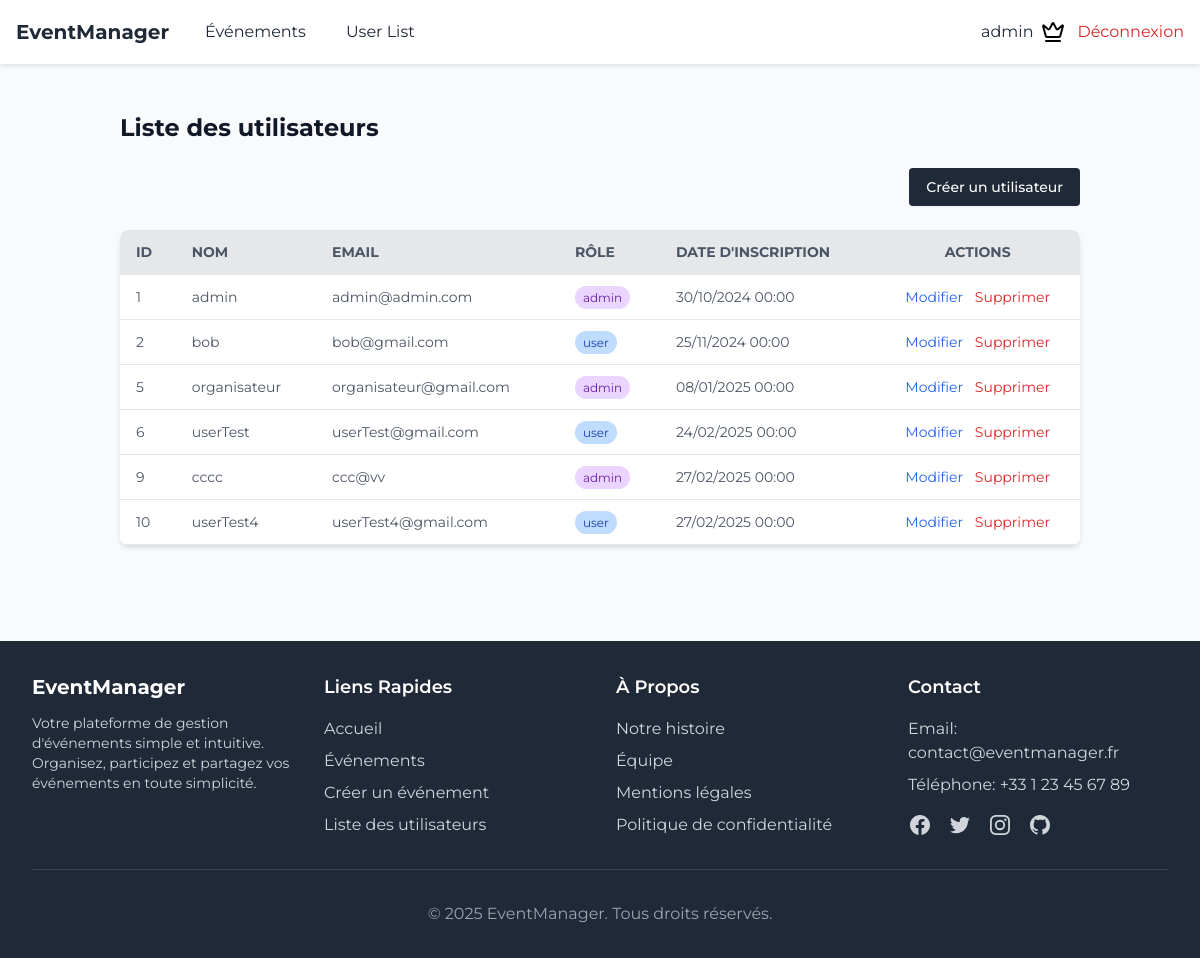
Page /?view=userList (signed in) on the committed database.
### tables this page shows
CREATE TABLE `user` (
  `id_utilisateur` int NOT NULL,
  `nom` varchar(50) NOT NULL,
  `prenom` varchar(50) NOT NULL,
  `email` varchar(50) NOT NULL,
  `mot_de_passe` varchar(250) NOT NULL,
  `date_inscription` date NOT NULL,
  `role` enum('user','admin') NOT NULL DEFAULT 'user'
);

### src/controllers/AdminController.php (called while the page is built, shortened)
<?php
class AdminController {
    public function isAdmin() {
        return isset($_SESSION['user']) && $_SESSION['user']['role'] === 'admin';
    }
}
?>

### back/db.php (called while the page is built, shortened)
<?php
$config = require dirname(__FILE__) . '/config.php';
$host = $config['db']['host'];
$db = $config['db']['dbname'];
$user = $config['db']['user'];
$pass = $config['db']['password'];
try {
    $pdo = new PDO("mysql:host=$host;dbname=$db;charset=utf8", $user, $pass);
    $pdo->setAttribute(PDO::ATTR_ERRMODE, PDO::ERRMODE_EXCEPTION);
    $stm = $pdo->prepare('SELECT * FROM user');
    $stm->execute();
    $users = $stm->fetchAll(PDO::FETCH_ASSOC);
    return $pdo;
} catch (PDOException $e) {
    error_log("Erreur de connexion à la base de données: " . $e->getMessage());
    echo "Une erreur est survenue. Veuillez réessayer plus tard.";
    die();
}

### src/views/admin/userList.php (the view)
<div class="container mx-auto py-12 px-4 sm:px-6 lg:px-8">
    <h1 class="text-2xl font-bold text-gray-900 mb-6">Liste des utilisateurs</h1>
    <div class="flex justify-end mb-6">
        <button class="justify-center border border-transparent inline shadow-sm text-sm font-medium text-white bg-gray-800 hover:bg-gray-900 transition duration-300 focus:outline-none focus:ring-2 focus:ring-offset-2 px-4 py-2 rounded">
            <a href="?view=createUser">
                Créer un utilisateur
            </a>
        </button>
    </div>
    <div class="overflow-x-auto rounded-lg shadow-md mb-12">
        <table class="min-w-full bg-white rounded-lg overflow-hidden">
            <thead>
                <tr class="bg-gray-200 text-gray-600 uppercase text-sm leading-normal">
                    <th class="py-3 px-4 text-left">ID</th>
                    <th class="py-3 px-4 text-left">Nom</th>
                    <th class="py-3 px-4 text-left">Email</th>
                    <th class="py-3 px-4 text-left">Rôle</th>
                    <th class="py-3 px-4 text-left">Date d'inscription</th>
                    <th class="py-3 px-4 text-center">Actions</th>
                </tr>
            </thead>
            <tbody class="text-gray-600 text-sm">
                <?php foreach ($users as $user): ?>
                    <tr class="border-b border-gray-200 hover:bg-gray-100">
                        <td class="py-3 px-4 text-left"><?= htmlspecialchars($user['id_utilisateur'] ?? '') ?></td>
                        <td class="py-3 px-4 text-left"><?= htmlspecialchars($user['nom'] ?? '') ?></td>
                        <td class="py-3 px-4 text-left"><?= htmlspecialchars($user['email'] ?? '') ?></td>
                        <td class="py-3 px-4 text-left">
                            <span class="<?= $user['role'] === 'admin' ? 'bg-purple-200 text-purple-800' : 'bg-blue-200 text-blue-800' ?> py-1 px-2 rounded-full text-xs">
                                <?= htmlspecialchars($user['role'] ?? '') ?>
                            </span>
                        </td>
                        <td class="py-3 px-4 text-left"><?= htmlspecialchars((new DateTime($user['date_inscription']))->format('d/m/Y H:i')) ?></td>
                        <td class="py-3 px-4 text-center space-x-2">
                            <a href="?view=updateUser&id=<?= htmlspecialchars($user['id_utilisateur'] ?? '') ?>" class="text-blue-600 hover:underline">Modifier</a>
                            <a href="?view=deleteUser&id=<?= htmlspecialchars($user['id_utilisateur'] ?? '') ?>" class="text-red-600 hover:underline" onclick="return confirm('Confirmer la suppression ?');">Supprimer</a>
                        </td>
                    </tr>
                <?php endforeach; ?>
            </tbody>
        </table>
    </div>
</div>

### index.php (shortened to what this page needs)
<?php
$pdo = require_once 'back/db.php';
require_once 'src/controllers/AdminController.php';
$adminController = new AdminController($pdo);
$view = $_GET['view'] ?? 'home';
$skipHeaderFooter = ($view === 'login' || $view === 'register');
$isHomePage = ($view === 'home');
if (!$skipHeaderFooter) {
    require_once 'src/layout/header.php';
}
?>
<main class="<?php
    if ($skipHeaderFooter) {
        echo 'h-screen';
    } elseif ($isHomePage) {
        echo 'flex-1';
    } else {
        echo 'flex-1 pt-16';
    }
?>">
    <?php require_once 'src/router/router.php'; ?>
</main>
<?php
if (!$skipHeaderFooter) {
    require_once 'src/layout/footer.php';
}
?>

### src/layout/header.php (shortened to what this page needs)
<!DOCTYPE html>
<html lang="fr">
<head>
    <script src="https://cdn.tailwindcss.com"></script>
    <link href="public/css/style.css" rel="stylesheet">
</head>
<body class="h-full flex flex-col bg-gray-50 min-h-screen">
    <nav id="navbar" class="navbar">
        <div class="max-w-7xl mx-auto px-4">
            <div class="flex justify-between h-16">
                <div class="flex">
                    <a href="?view=home" class="flex items-center text-xl font-bold text-gray-800">
                        EventManager
                    </a>
                    <div class="hidden md:flex md:items-center md:ml-6 space-x-4">
                        <div class="relative group">
                            <button class="text-gray-800 hover:text-gray-900 px-3 py-2 rounded-md focus:outline-none">
                                Événements
                            </button>
                        </div>
                        <?php if ($adminController->isAdmin()): ?>
                            <a href="?view=userList" class='text-gray-800 hover:text-gray-900 px-3 py-2 rounded-md'>User List</a>
                        <?php endif; ?>
                    </div>
                </div>
                <div class="hidden md:flex md:items-center">
                    <?php if (isset($_SESSION['user'])): ?>
                        <div class="flex justify-center flex-row mr-3">
                            <span class="text-gray-800 mr-2"><?= htmlspecialchars($_SESSION['user']['nom']) ?></span>
                            <?php if ($adminController->isAdmin()): ?>
                                <img src="public/image/crown.png" alt="Example Image">
                            <?php endif; ?>
                        </div>
                        <a href="?view=logout" class="text-red-600 hover:text-red-800">Déconnexion</a>
                    <?php else: ?>
                        <a href="?view=login" class="text-gray-600 hover:text-gray-900">Connexion</a>
                    <?php endif; ?>
                </div>
            </div>
        </div>
    </nav>
</body>
</html>

### src/router/router.php (shortened to what this page needs)
<?php
require_once __DIR__ . '/../controllers/AuthController.php';
$view = $_GET['view'] ?? 'home';
try {
    switch ($view) {
        case 'userList':
            include __DIR__ . '/../views/admin/userList.php';
            break;
    }
} catch (Exception $e) {
    http_response_code(500);
    echo "Internal Server Error: " . $e->getMessage();
}

### src/layout/footer.php (shortened to what this page needs)
<footer class="bg-gray-800 text-white mt-auto">
    <div class="max-w-7xl mx-auto py-8 px-4 sm:px-6 lg:px-8">
        <div class="grid grid-cols-1 md:grid-cols-4 gap-8">
            <div class="mb-6 md:mb-0">
                <a href="?view=home" class="flex items-center text-xl font-bold mb-3">
                    EventManager
                </a>
                <p class="text-gray-300 text-sm">
                    Votre plateforme de gestion d'événements simple et intuitive. Organisez, participez et partagez vos événements en toute simplicité.
                </p>
            </div>
            <div>
                <h3 class="text-lg font-semibold mb-4">Liens Rapides</h3>
                <ul class="space-y-2">
                    <li><a href="?view=home" class="text-gray-300 hover:text-white transition">Accueil</a></li>
                    <li><a href="?view=events" class="text-gray-300 hover:text-white transition">Événements</a></li>
                    <?php if ($adminController->isAdmin()): ?>
                        <li><a href="?view=create" class="text-gray-300 hover:text-white transition">Créer un événement</a></li>
                        <li><a href="?view=userList" class="text-gray-300 hover:text-white transition">Liste des utilisateurs</a></li>
                    <?php endif; ?>
                </ul>
            </div>
            <div>
                <h3 class="text-lg font-semibold mb-4">À Propos</h3>
                <ul class="space-y-2">
                    <li><a href="#" class="text-gray-300 hover:text-white transition">Notre histoire</a></li>
                    <li><a href="#" class="text-gray-300 hover:text-white transition">Équipe</a></li>
                    <li><a href="#" class="text-gray-300 hover:text-white transition">Mentions légales</a></li>
                    <li><a href="#" class="text-gray-300 hover:text-white transition">Politique de confidentialité</a></li>
                </ul>
            </div>
            <div>
                <h3 class="text-lg font-semibold mb-4">Contact</h3>
                <p class="text-gray-300 mb-2">Email: contact@eventmanager.fr</p>
                <p class="text-gray-300 mb-4">Téléphone: +33 1 23 45 67 89</p>
                <div class="flex space-x-4">
                    <a href="#" class="text-gray-300 hover:text-white transition">
                    </a>
                    <a href="#" class="text-gray-300 hover:text-white transition">
                    </a>
                    <a href="#" class="text-gray-300 hover:text-white transition">
                    </a>
                    <a href="#" class="text-gray-300 hover:text-white transition">
                    </a>
                </div>
            </div>
        </div>
        <div class="pt-8 mt-8 border-t border-gray-700 text-center text-gray-400">
            <p>&copy; <?= date('Y') ?> EventManager. Tous droits réservés.</p>
        </div>
    </div>
</footer>
</body>
</html>

### public/css/style.css (style rules this page uses)
html, body { height: 100%; margin: 0; font-family: 'Montserrat', sans-serif; overflow-x: hidden; }
.navbar { position: fixed; width: 100%; top: 0; left: 0; background-color: white; z-index: 1000; transition: transform 0.3s ease; box-shadow: 0 2px 4px rgba(0,0,0,0.1); }

### rows in the picture
user: id_utilisateur "1", nom "admin", email "admin@admin.com", role "admin", date_inscription "30/10/2024 00:00"
user: id_utilisateur "2", nom "bob", email "bob@gmail.com", role "user", date_inscription "25/11/2024 00:00"
user: id_utilisateur "5", nom "organisateur", email "organisateur@gmail.com", role "admin", date_inscription "08/01/2025 00:00"
user: id_utilisateur "6", nom "userTest", email "userTest@gmail.com", role "user", date_inscription "24/02/2025 00:00"
user: id_utilisateur "9", nom "cccc", email "ccc@vv", role "admin", date_inscription "27/02/2025 00:00"
user: id_utilisateur "10", nom "userTest4", email "userTest4@gmail.com", role "user", date_inscription "27/02/2025 00:00"

### other values in the picture
$_SESSION['user']['nom'] "admin"
